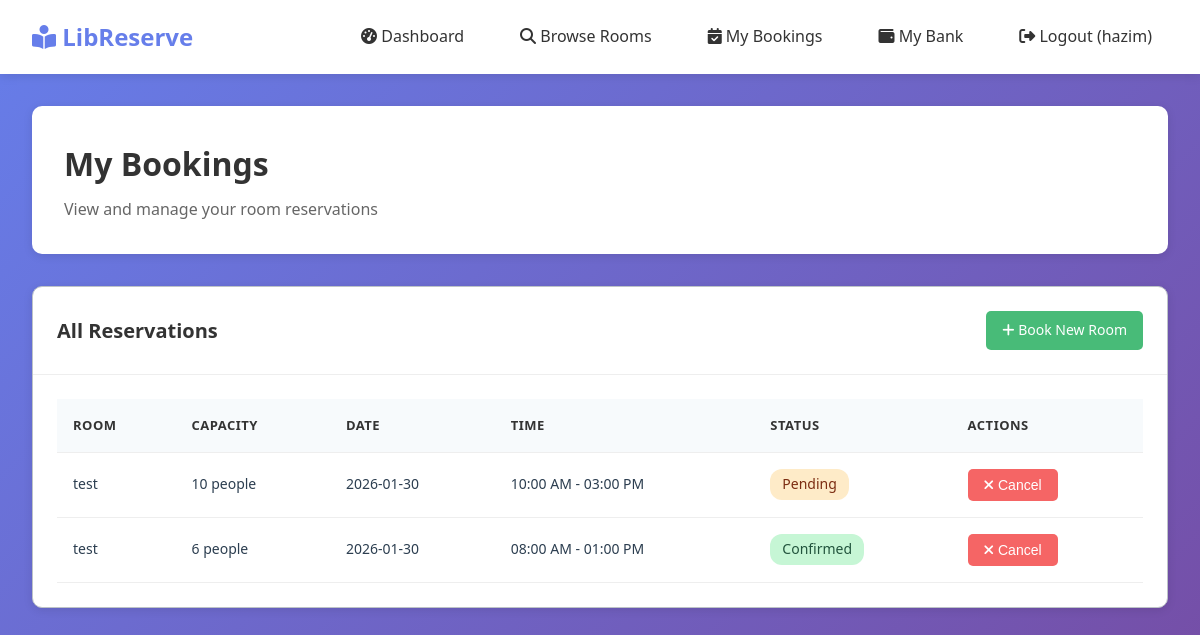
The app's page /patron/my-bookings (signed in) with its own data.
### tables this page shows
CREATE TABLE reservations(
        id INTEGER PRIMARY KEY AUTOINCREMENT,
        user_id INTEGER,
        room_id INTEGER,
        date TEXT,
        start_time TEXT,
        end_time TEXT,
        num_people INTEGER,
        status TEXT DEFAULT 'Active'

    , created_at TEXT, updated_at TEXT);

CREATE TABLE rooms(
        id INTEGER PRIMARY KEY AUTOINCREMENT,
        room_name TEXT,
        capacity INTEGER
    , price_per_hour REAL DEFAULT 0.0, status TEXT DEFAULT 'available', created_at TEXT, updated_at TEXT);

### app.py (the view)
@app.route('/patron/my-bookings')
def patron_my_bookings():
    if 'user_id' not in session:
        return redirect(url_for('login'))
    conn = connect_db()
    cur = conn.cursor()
    cur.execute("""
        SELECT r.*, rm.room_name, rm.price_per_hour, rm.capacity
        FROM reservations r
        JOIN rooms rm ON r.room_id = rm.id
        WHERE r.user_id = ?
        ORDER BY r.date DESC, r.start_time DESC
    """, (session['user_id'],))
    bookings = cur.fetchall()
    conn.close()
    return render_template('patron/my_bookings.html', bookings=bookings, today=date.today().strftime("%Y-%m-%d"))

### app.py (called while the page is built)
def connect_db():
    conn = sqlite3.connect(DB)
    conn.row_factory = sqlite3.Row
    return conn

### templates/patron/my_bookings.html (shortened to what this page needs)
{% extends 'base.html' %}
{% block content %}
<div class="page-header">
    <h1 class="page-title">My Bookings</h1>
    <p class="page-subtitle">View and manage your room reservations</p>
</div>
<div class="card">
    <div class="card-header">
        <h3 class="card-title">All Reservations</h3>
        <a href="{{ url_for('patron_rooms') }}" class="btn btn-success btn-sm">
            <i class="fas fa-plus"></i> Book New Room
        </a>
    </div>
    <div class="card-body">
        {% if bookings %}
        <div class="table-container">
            <table>
                <thead>
                    <tr>
                        <th>Room</th>
                        <th>Capacity</th>
                        <th>Date</th>
                        <th>Time</th>
                        <th>Status</th>
                        <th>Actions</th>
                    </tr>
                </thead>
                <tbody>
                    {% for booking in bookings %}
                    <tr>
                        <td>{{ booking.room_name }}</td>
                        <td>{{ booking.capacity }} people</td>
                        <td>{{ booking.date }}</td>
                        <td>{{ booking.start_time }} - {{ booking.end_time }}</td>
                        <td>
                            {% if booking.status == 'Confirmed' %}
                            <span class="badge badge-success">Confirmed</span>
                            {% elif booking.status == 'Pending' %}
                            <span class="badge badge-warning">Pending</span>
                            {% elif booking.status == 'Cancelled' %}
                            <span class="badge badge-danger">Cancelled</span>
                            {% else %}
                            <span class="badge badge-secondary">{{ booking.status }}</span>
                            {% endif %}
                        </td>
                        <td>
                            {% if booking.status == 'Confirmed' or booking.status == 'Pending' %}
                            <form action="{{ url_for('patron_cancel_booking', booking_id=booking.id) }}" method="POST"
                                style="display:inline;">
                                <button type="submit" class="btn btn-danger btn-sm"
                                    onclick="return confirm('Are you sure you want to cancel this booking?')">
                                    <i class="fas fa-times"></i> Cancel
                                </button>
                            </form>
                            {% else %}
                            <span class="badge badge-info">No actions</span>
                            {% endif %}
                        </td>
                    </tr>
                    {% endfor %}
                </tbody>
            </table>
        </div>
        {% endif %}
    </div>
</div>
{% endblock %}

### static/css/style.css (style rules this page uses)
* { margin: 0; padding: 0; box-sizing: border-box; }
:root { --navy: #2C3E50; --navy-dark: #1a252f; --navy-light: #34495E; --light-grey: #ECF0F1; --grey: #BDC3C7; --dark-grey: #7F8C8D; --success-green: #27AE60; --success-dark: #1E8449; --error-red: #E74C3C; --warning-orange: #F39C12; --white: #FFFFFF; }
body { font-family: 'Segoe UI', 'Roboto', 'Helvetica Neue', Arial, sans-serif; background-color: var(--light-grey); color: var(--navy); line-height: 1.6; }
.page-header { margin-bottom: 24px; }
.page-title { font-size: 24px; font-weight: 600; color: var(--navy); margin-bottom: 4px; }
.page-subtitle { font-size: 14px; color: var(--dark-grey); }
.card { background-color: var(--white); border: 1px solid var(--grey); border-radius: 4px; margin-bottom: 20px; }
.card-header { padding: 16px 20px; border-bottom: 1px solid var(--grey); display: flex; justify-content: space-between; align-items: center; }
.card-title { font-size: 16px; font-weight: 600; color: var(--navy); }
.card-body { padding: 20px; }
.table-container { overflow-x: auto; }
table { width: 100%; border-collapse: collapse; }
th, td { padding: 12px 16px; text-align: left; border-bottom: 1px solid var(--grey); }
th { background-color: var(--light-grey); font-weight: 600; font-size: 13px; text-transform: uppercase; letter-spacing: 0.5px; color: var(--navy); }
td { font-size: 14px; }
.btn { display: inline-flex; align-items: center; gap: 8px; padding: 10px 16px; font-size: 14px; font-weight: 500; text-decoration: none; border: 1px solid transparent; border-radius: 4px; cursor: pointer; transition: all 0.2s ease; }
.btn-success { background-color: var(--success-green); color: var(--white); border-color: var(--success-green); }
.btn-danger { background-color: var(--error-red); color: var(--white); border-color: var(--error-red); }
.btn-sm { padding: 6px 12px; font-size: 13px; }
.badge { display: inline-block; padding: 4px 10px; font-size: 12px; font-weight: 500; border-radius: 4px; }
.badge-success { background-color: #d4edda; color: #155724; }
.badge-warning { background-color: #fff3cd; color: #856404; }

### templates/base.html (style rules this page uses)
* { margin: 0; padding: 0; box-sizing: border-box; }
body { font-family: 'Segoe UI', Tahoma, Geneva, Verdana, sans-serif; background: linear-gradient(135deg, #667eea 0%, #764ba2 100%); min-height: 100vh; }
.page-header { background: white; padding: 2rem; border-radius: 10px; margin-bottom: 2rem; box-shadow: 0 2px 10px rgba(0, 0, 0, 0.1); }
.page-title { font-size: 2rem; color: #333; margin-bottom: 0.5rem; }
.page-subtitle { color: #666; font-size: 1rem; }
.card { background: white; border-radius: 10px; box-shadow: 0 2px 10px rgba(0, 0, 0, 0.1); margin-bottom: 2rem; overflow: hidden; }
.card-header { padding: 1.5rem; border-bottom: 1px solid #eee; display: flex; justify-content: space-between; align-items: center; }
.card-title { font-size: 1.25rem; color: #333; }
.card-body { padding: 1.5rem; }
.btn { padding: 0.75rem 1.5rem; border: none; border-radius: 5px; cursor: pointer; text-decoration: none; display: inline-block; font-size: 1rem; transition: all 0.3s; }
.btn-success { background: #48bb78; color: white; }
.btn-danger { background: #f56565; color: white; }
.btn-sm { padding: 0.5rem 1rem; font-size: 0.875rem; }
.table-container { overflow-x: auto; }
table { width: 100%; border-collapse: collapse; }
table th, table td { padding: 1rem; text-align: left; border-bottom: 1px solid #eee; }
table th { background: #f7fafc; font-weight: 600; color: #333; }
.badge { padding: 0.25rem 0.75rem; border-radius: 12px; font-size: 0.875rem; font-weight: 500; }
.badge-success { background: #c6f6d5; color: #22543d; }
.badge-warning { background: #feebc8; color: #7c2d12; }

### records on screen
reservations: room_name "test", capacity "10", date "2026-01-30", start_time "10:00 AM", end_time "03:00 PM", status "Pending"
reservations: room_name "test", capacity "6", date "2026-01-30", start_time "08:00 AM", end_time "01:00 PM", status "Confirmed"

### other values on screen
{{ session.username }} "hazim"
